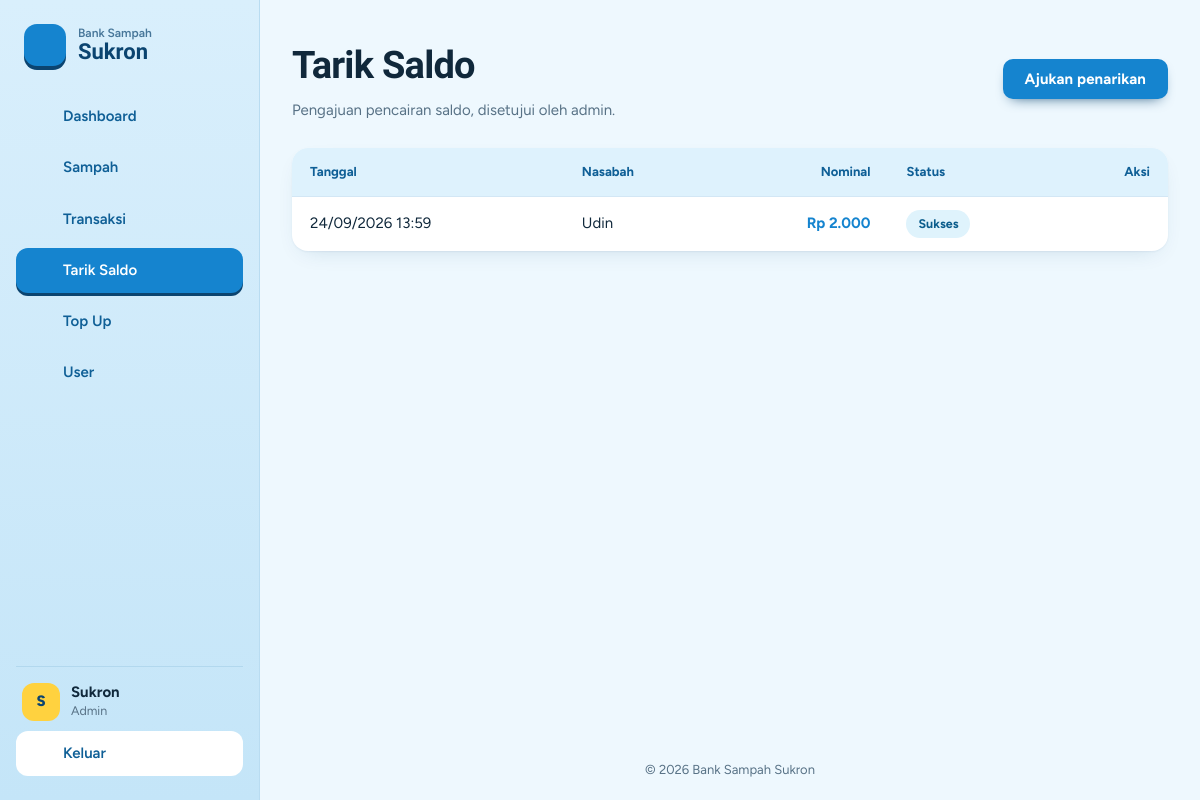
Page /tarik_saldo/index.php (signed in) on the committed database.
### tables this page shows
CREATE TABLE `users` (
  `id_user` int(11) NOT NULL,
  `nama` varchar(100) NOT NULL,
  `username` varchar(50) NOT NULL,
  `password` varchar(255) NOT NULL,
  `role` enum('siswa','guru','pengepul','admin') NOT NULL,
  `saldo` bigint(200) NOT NULL
);

CREATE TABLE `tarik_saldo` (
  `id_tarik` int(11) NOT NULL,
  `id_user` int(11) NOT NULL,
  `nominal` int(11) NOT NULL,
  `status` varchar(20) NOT NULL,
  `tanggal` datetime NOT NULL
);

### cek_login.php (called while the page is built, shortened)
<?php
require_once __DIR__ . "/koneksi.php";
require_once __DIR__ . "/fungsi.php";
$id_user = (int) $_SESSION["id_user"];
$stmt = mysqli_prepare($koneksi, "SELECT * FROM users WHERE id_user = ? LIMIT 1");
mysqli_stmt_bind_param($stmt, "i", $id_user);
mysqli_stmt_execute($stmt);
$user = mysqli_fetch_assoc(mysqli_stmt_get_result($stmt));
$role_user = $user["role"];
$is_admin  = ($role_user === "admin");
function e($teks)
{
    return htmlspecialchars((string) $teks, ENT_QUOTES, "UTF-8");
}
function rp($angka)
{
    return "Rp " . number_format((float) $angka, 0, ",", ".");
}

### fungsi.php (called while the page is built, shortened)
<?php
function q($k, $sql, $t = "", ...$p)
{
    $s = mysqli_prepare($k, $sql);
    mysqli_stmt_execute($s);
    $r = mysqli_stmt_get_result($s);
    $out = $r ? mysqli_fetch_all($r, MYSQLI_ASSOC) : mysqli_stmt_affected_rows($s);
    return $out;
}

### tarik_saldo/index.php (the view, shortened to what this page needs)
<?php
$base = "../";
require $base . "cek_login.php";
require $base . "layout.php";
$sql = "SELECT w.*, u.nama FROM tarik_saldo w JOIN users u ON u.id_user=w.id_user";
$rows = $is_admin ? q($koneksi, $sql . " ORDER BY w.id_tarik DESC")
                  : q($koneksi, $sql . " WHERE w.id_user=? ORDER BY w.id_tarik DESC", "i", $id_user);
tampil_header("Tarik Saldo", "tarik_saldo", $base, $is_admin);
?>
<div class="page-head">
    <div><h1>Tarik Saldo</h1><p>Pengajuan pencairan saldo, disetujui oleh admin.</p></div>
    <a class="btn btn-primary" href="tambah.php">Ajukan penarikan</a>
</div>
<div class="table-card">
<?php if ($rows): ?>
    <table>
        <thead><tr><th>Tanggal</th><?php if ($is_admin): ?><th>Nasabah</th><?php endif; ?><th class="text-right">Nominal</th><th>Status</th><?php if ($is_admin): ?><th class="text-right">Aksi</th><?php endif; ?></tr></thead>
        <tbody>
        <?php foreach ($rows as $r): ?>
            <tr>
                <td><?= date("d/m/Y H:i", strtotime($r["tanggal"])) ?></td>
                <?php if ($is_admin): ?><td><?= e($r["nama"]) ?></td><?php endif; ?>
                <td class="text-right num-in"><?= rp($r["nominal"]) ?></td>
                <td><span class="badge st-<?= e($r["status"]) ?>"><?= e(ucfirst($r["status"])) ?></span></td>
                <?php if ($is_admin): ?><td class="text-right">
                    <?php if ($r["status"] === "pending"): ?>
                    <div class="actions end">
                        <?php foreach (["setujui" => ["Setujui", "btn-primary"], "tolak" => ["Tolak", "btn-danger"]] as $a => $v): ?>
                        <form method="POST" onsubmit="return confirm('<?= $v[0] ?> pengajuan ini?')"><?= csrf_field() ?>
                            <input type="hidden" name="aksi" value="<?= $a ?>"><input type="hidden" name="id" value="<?= (int) $r["id_tarik"] ?>">
                            <button class="btn <?= $v[1] ?> btn-sm" type="submit"><?= $v[0] ?></button></form>
                        <?php endforeach; ?>
                    </div><?php endif; ?></td><?php endif; ?>
            </tr>
        <?php endforeach; ?>
        </tbody>
    </table>
<?php else: ?><p class="empty-row">Belum ada pengajuan penarikan.</p><?php endif; ?>
</div>
<?php tampil_footer(); ?>

### layout.php (shortened to what this page needs)
<?php
function ikon($nama) {
    $bentuk = [
        'dashboard' => '<rect x="3" y="3" width="7.5" height="7.5" rx="1.6"/><rect x="13.5" y="3" width="7.5" height="7.5" rx="1.6"/><rect x="3" y="13.5" width="7.5" height="7.5" rx="1.6"/><rect x="13.5" y="13.5" width="7.5" height="7.5" rx="1.6"/>',
        'sampah'    => '<path d="M4 7h16M9.5 7V4.5h5V7M6 7l.9 12.2a1.5 1.5 0 0 0 1.5 1.3h7.2a1.5 1.5 0 0 0 1.5-1.3L18 7M10 11v6M14 11v6"/>',
        'transaksi' => '<path d="M4 8h13.5M14 4.5 17.5 8 14 11.5M20 16H6.5M10 12.5 6.5 16 10 19.5"/>',
        'tarik'     => '<path d="M12 4v11M7.5 10.5 12 15l4.5-4.5M4.5 19.5h15"/>',
        'topup'     => '<circle cx="12" cy="12" r="8.5"/><path d="M12 8v8M8 12h8"/>',
        'user'      => '<circle cx="9" cy="8" r="3.2"/><path d="M3 19.5c.6-3.2 3-5 6-5s5.4 1.8 6 5M16 5.3a3.2 3.2 0 0 1 0 5.9M18 14.8c1.6.7 2.7 2.1 3 4.7"/>',
        'keluar'    => '<path d="M9.5 4.5h-4v15h4M15.5 8 19.5 12l-4 4M19.5 12H9.5"/>',
        'putar'     => '<path d="M20 12a8 8 0 1 1-2.6-5.9M20 4.5v4.6h-4.6"/>',
        'menu'      => '<path d="M4 7h16M4 12h16M4 17h16"/>',
        'panah'     => '<path d="m9.5 6 6 6-6 6"/>',
    ];
    return '<svg viewBox="0 0 24 24" aria-hidden="true" focusable="false">' . ($bentuk[$nama] ?? '') . '</svg>';
}
function tampil_header($title = "Bank Sampah", $active = "", $base = "", $is_admin = false) {
    global $user;
    $nama    = $user["nama"] ?? ($_SESSION["nama"] ?? "");
    $role    = $user["role"] ?? ($_SESSION["role"] ?? "");
    $inisial = strtoupper(mb_substr(trim($nama) !== "" ? trim($nama) : "?", 0, 1));
    $menu = [
        ["dashboard",   "Dashboard",   "index.php",             "dashboard"],
        ["sampah",      "Sampah",      "sampah/index.php",      "sampah"],
        ["transaksi",   "Transaksi",   "transaksi/index.php",   "transaksi"],
        ["tarik_saldo", "Tarik Saldo", "tarik_saldo/index.php", "tarik"],
        ["topup",       "Top Up",      "topup/index.php",       "topup"],
    ];
    if ($is_admin) {
        $menu[] = ["user", "User", "user/index.php", "user"];
    }
    $css = __DIR__ . "/assets/style.css";
    $ver = is_file($css) ? filemtime($css) : 1;
?>
<!DOCTYPE html>
<html lang="id">
<head>
    <link rel="stylesheet" href="<?= e($base) ?>assets/style.css?v=<?= (int) $ver ?>">
</head>
<body>
    <div class="app">
        <aside class="sidebar" id="sidebar">
            <a class="brand" href="<?= e($base) ?>index.php">
                <span class="brand-mark"><?= ikon('putar') ?></span>
                <span class="brand-name"><small>Bank Sampah</small>Sukron</span>
            </a>
            <nav class="nav" aria-label="Menu utama">
                <?php foreach ($menu as $m): ?>
                    <a class="nav-link<?= $active === $m[0] ? ' active' : '' ?>"
                       href="<?= e($base . $m[2]) ?>"<?= $active === $m[0] ? ' aria-current="page"' : '' ?>>
                        <?= ikon($m[3]) ?><span><?= e($m[1]) ?></span>
                    </a>
                <?php endforeach; ?>
            </nav>
            <div class="sidebar-foot">
                <div class="me">
                    <span class="avatar"><?= e($inisial) ?></span>
                    <div>
                        <div class="me-name"><?= e($nama) ?></div>
                        <div class="me-role"><?= e(ucfirst($role)) ?></div>
                    </div>
                </div>
                <a class="nav-link nav-out" href="<?= e($base) ?>logout.php" onclick="return confirm('Yakin ingin keluar?')">
                    <?= ikon('keluar') ?><span>Keluar</span>
                </a>
            </div>
        </aside>
        <div class="content">
            <main class="main" id="konten">
<?php
}
function tampil_footer() {
?>
            </main>
            <footer class="footer">
                &copy; <?= date('Y') ?> Bank Sampah Sukron
            </footer>
        </div>
    </div>
</body>
</html>
<?php
}
?>

### assets/style.css (style rules this page uses)
:root { --bg: #eef8fe; --card: #ffffff; --ink: #10283b; --muted: #587286; --line: #d3e7f5; --g900: #0b4470; --g800: #0f5f96; --g700: #1584cf; --g500: #3db4f0; --g100: #def2fd; --sun: #ffd23f; --sun-d: #f5b800; --danger: #d6453d; --danger-bg: #fdecea; --ok-bg: #dff3fc; --r: 16px; --shadow: 0 1px 2px rgba(11,68,112,.06), 0 8px 24px -12px rgba(11,68,112,.2); --font: "Figtree", system-ui, sans-serif; --display: "Bricolage Grotesque", "Figtree", system-ui, sans-serif; }
* { box-sizing: border-box; }
html { scroll-behavior: smooth; }
body { margin: 0; font-family: var(--font); color: var(--ink); background: var(--bg); line-height: 1.55; font-size: 15px; }
h1, h2, h3 { font-family: var(--display); letter-spacing: -.02em; margin: 0; }
a { color: var(--g700); text-decoration: none; }
.app { display: flex; min-height: 100vh; }
.sidebar { width: 260px; flex-shrink: 0; position: sticky; top: 0; height: 100vh; display: flex; flex-direction: column; gap: 28px; padding: 24px 16px; color: var(--ink); background: linear-gradient(180deg, #d9effc, #c4e5f8); border-right: 1px solid #b9dcf1; }
.content { flex: 1; min-width: 0; display: flex; flex-direction: column; }
.main { flex: 1; width: 100%; max-width: 1100px; margin: 0 auto; padding: 36px 32px; }
.footer { padding: 20px 32px; color: var(--muted); font-size: 13px; text-align: center; }
.brand { display: flex; align-items: center; gap: 12px; color: var(--g900); padding: 0 8px; }
.brand-mark { width: 42px; height: 42px; border-radius: 13px; display: grid; place-items: center; background: var(--g700); color: #fff; box-shadow: 0 4px 0 var(--g900); }
.brand-mark svg { width: 24px; height: 24px; }
svg { fill: none; stroke: currentColor; stroke-width: 1.9; stroke-linecap: round; stroke-linejoin: round; }
.brand-name { font: 800 22px/1.05 var(--display); display: flex; flex-direction: column; }
.brand-name small { font: 600 12px var(--font); opacity: .7; }
.nav { display: flex; flex-direction: column; gap: 6px; }
.nav-link { display: flex; align-items: center; gap: 12px; padding: 11px 14px; border-radius: 12px; color: var(--g800); font-weight: 600; transition: background .2s, color .2s, transform .15s; }
.nav-link svg { width: 21px; height: 21px; }
.nav-link.active { background: var(--g700); color: #fff; box-shadow: 0 3px 0 var(--g900); }
.sidebar-foot { margin-top: auto; display: grid; gap: 10px; padding-top: 16px; border-top: 1px solid #b2d8ee; }
.me { display: flex; align-items: center; gap: 11px; padding: 0 6px; }
.avatar { width: 38px; height: 38px; border-radius: 12px; display: grid; place-items: center; font-weight: 800; background: var(--sun); color: var(--g900); }
.me-name { font-weight: 700; line-height: 1.2; }
.me-role { font-size: 12.5px; color: var(--muted); }
.nav-out { background: #fff; }
.btn, .pb-action { --bg: #1584cf; --bg-d: #0b4470; --fg: #fff; display: inline-flex; align-items: center; justify-content: center; gap: 8px; padding: 11px 22px; border: 0; border-radius: 10px; cursor: pointer; font: 700 15px var(--font); letter-spacing: .01em; text-decoration: none !important; background-color: var(--bg); color: var(--fg); box-shadow: inset 0 0 0 0 var(--bg-d), 0 6px 14px -8px var(--bg-d); transition: box-shadow .35s ease, transform .15s; }
.btn-primary { --bg: #1584cf; --bg-d: #0b4470; }
.page-head { margin-bottom: 26px; }
.page-head h1 { font-size: clamp(28px, 4vw, 38px); font-weight: 800; }
.page-head p { margin: 4px 0 0; color: var(--muted); }
.table-card { background: var(--card); border-radius: var(--r); box-shadow: var(--shadow); overflow-x: auto; }
table { width: 100%; border-collapse: collapse; }
th { text-align: left; padding: 14px 18px; font-size: 13px; color: var(--g800); background: var(--g100); font-weight: 700; }
td { padding: 13px 18px; border-top: 1px solid var(--line); vertical-align: middle; }
tbody tr { transition: background .15s; }
.text-right { text-align: right; }
.num-in { font-weight: 700; color: var(--g700); }
.badge-tipe, .badge { display: inline-block; padding: 4px 12px; border-radius: 999px; font-size: 12.5px; font-weight: 700; background: var(--g100); color: var(--g800); }
.page-head { display: flex; justify-content: space-between; align-items: center; gap: 16px; flex-wrap: wrap; }
.st-sukses { background: var(--ok-bg); color: #0b5d8c; }

### rows in the picture
users: nama "S", role "Admin"
tarik_saldo: tanggal "24/09/2026 13:59", id_user.nama "Udin", nominal "Rp 2.000", status "Sukses"

### other values in the picture
$m[1] "Dashboard"
$m[1] "Sampah"
$m[1] "Transaksi"
$m[1] "Tarik Saldo"
$m[1] "Top Up"
$m[1] "User"
$nama "Sukron"
